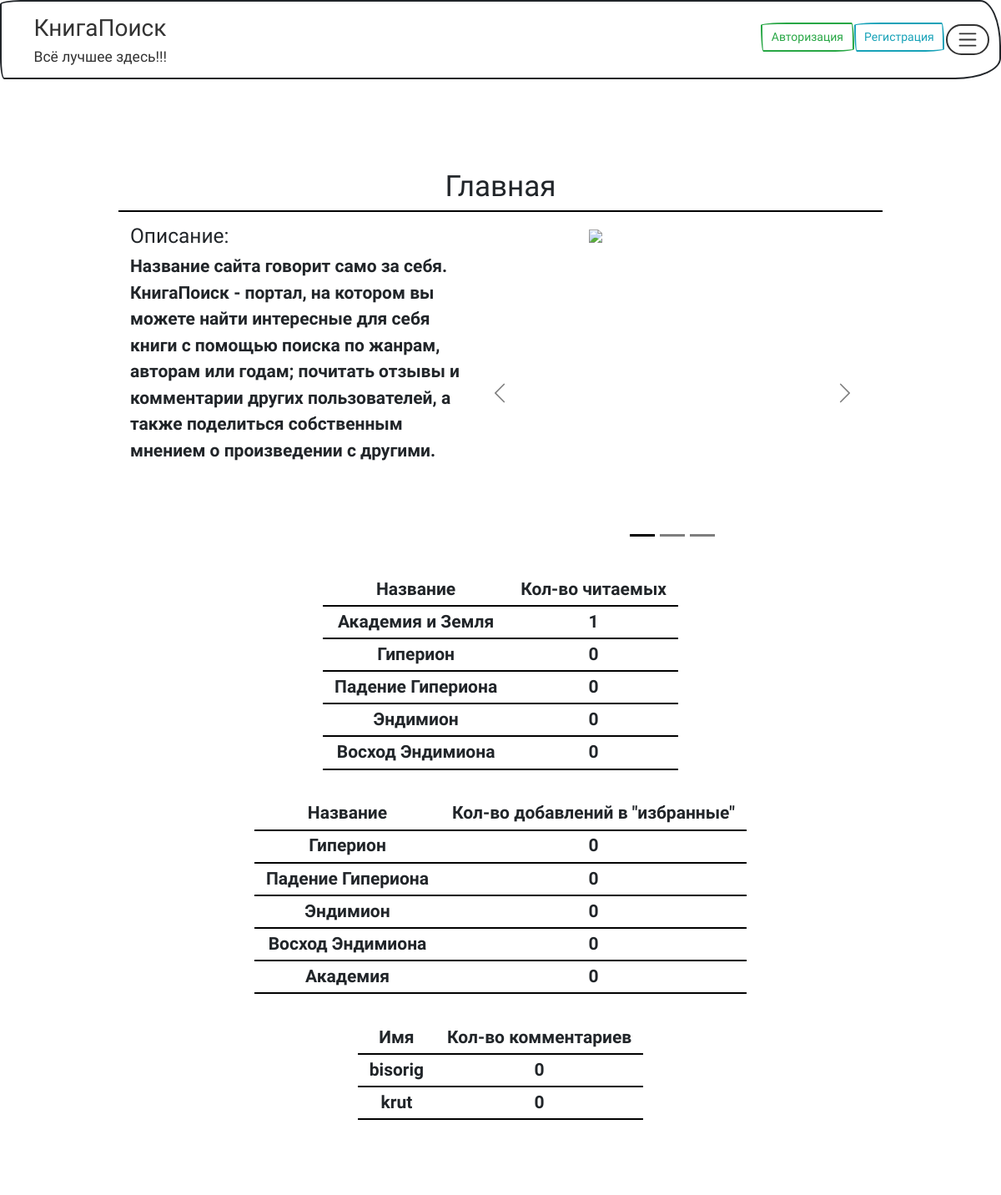
The page /index on the database as committed earlier.
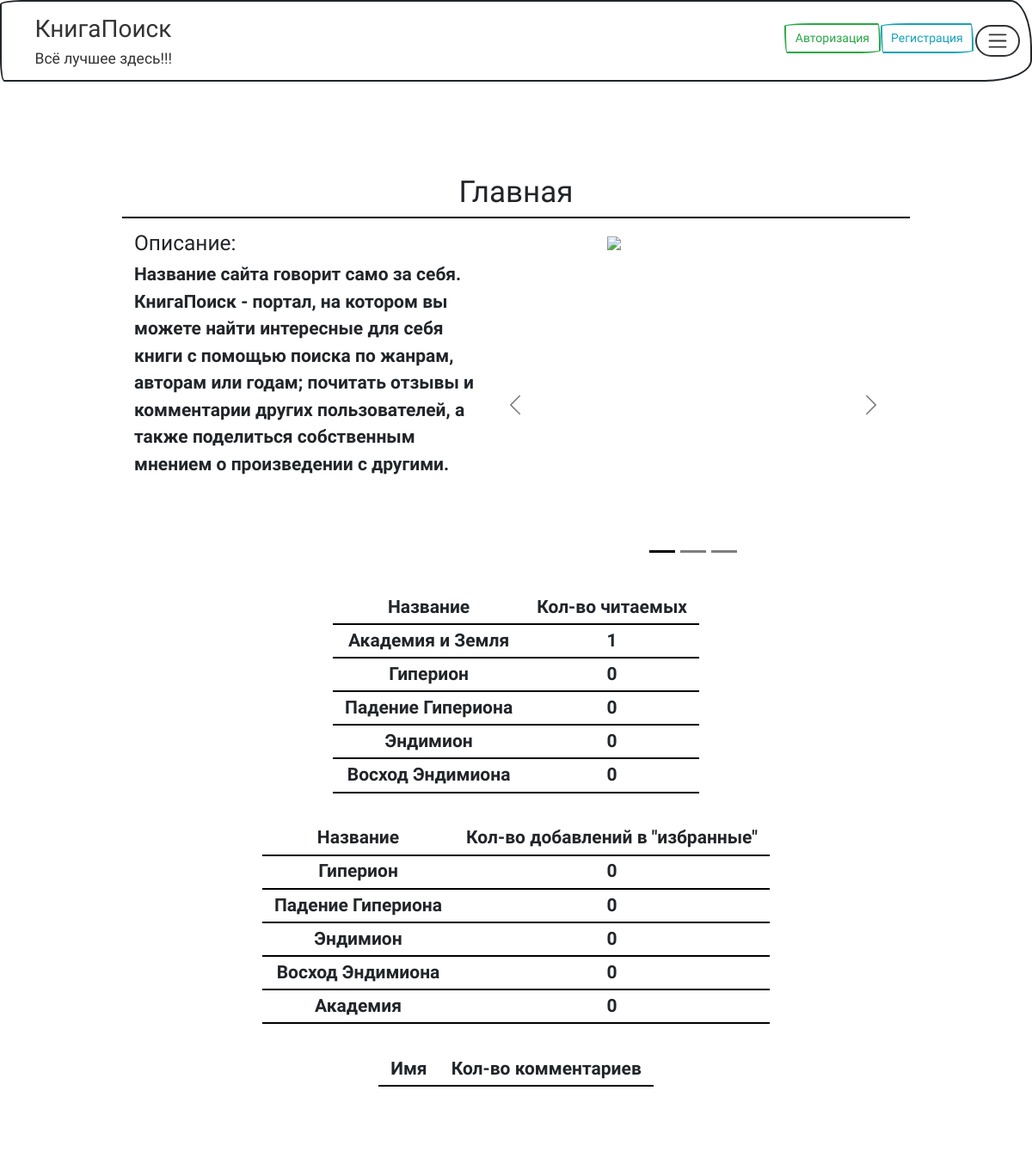
The same page on the database as committed later.
### data/books.py (models this page shows)
class Book(SqlAlchemyBase, SerializerMixin):
    __tablename__ = 'books'
    id = sqlalchemy.Column(sqlalchemy.Integer, primary_key=True, autoincrement=True)
    title = sqlalchemy.Column(sqlalchemy.String, nullable=True)
    orig_name = sqlalchemy.Column(sqlalchemy.String)
    genre_id = sqlalchemy.Column(sqlalchemy.Integer, sqlalchemy.ForeignKey('genres.id'))
    author_id = sqlalchemy.Column(sqlalchemy.Integer, sqlalchemy.ForeignKey('authors.id'))
    genre = orm.relationship('Genre')
    author = orm.relationship('Author')
    info_id = sqlalchemy.Column(sqlalchemy.Integer, sqlalchemy.ForeignKey('info.id'))
    image_id = sqlalchemy.Column(sqlalchemy.Integer, sqlalchemy.ForeignKey('images.id'))
    info = orm.relationship('Info')
    image = orm.relationship('Image')
    work_year = sqlalchemy.Column(sqlalchemy.Integer)
    work_year_of_write = sqlalchemy.Column(sqlalchemy.Integer)
    noms = sqlalchemy.Column(sqlalchemy.String)
    wins = sqlalchemy.Column(sqlalchemy.String)
    similars = sqlalchemy.Column(sqlalchemy.String)
    comments = sqlalchemy.Column(sqlalchemy.String)
    num_of_readers = sqlalchemy.Column(sqlalchemy.Integer, default=0)
    favorite = sqlalchemy.Column(sqlalchemy.Integer, default=0)

### data/users.py (models this page shows, shortened)
class User(SqlAlchemyBase, UserMixin, SerializerMixin):
    __tablename__ = 'users'
    id = sqlalchemy.Column(sqlalchemy.Integer,
                           primary_key=True, autoincrement=True)
    name = sqlalchemy.Column(sqlalchemy.String, nullable=True)
    about = sqlalchemy.Column(sqlalchemy.String, nullable=True)
    email = sqlalchemy.Column(sqlalchemy.String,
                              index=True, unique=True, nullable=True)
    books = sqlalchemy.Column(sqlalchemy.String)
    favorite_books = sqlalchemy.Column(sqlalchemy.String)
    image = sqlalchemy.Column(sqlalchemy.Boolean, default=False)
    hashed_password = sqlalchemy.Column(sqlalchemy.String, nullable=True)
    created_date = sqlalchemy.Column(sqlalchemy.DateTime,
                                     default=datetime.datetime.now)
    comments = sqlalchemy.Column(sqlalchemy.Integer, default=0)

### main.py (the view)
@app.route('/')
@app.route('/index')
def index():
    if current_user.__class__.__name__ == 'AnonymousUserMixin' or not current_user.image:
        user_image = False
    else:
        user_image = True
    session = db_session.create_session()
    books = session.query(Book).all()
    users = session.query(User).all()
    top_read_list = sorted(books, key=lambda x: x.num_of_readers, reverse=True)[:5]
    top_favorites_list = sorted(books, key=lambda x: x.favorite, reverse=True)[:5]
    top_comments_list = sorted(users, key=lambda x: x.comments, reverse=True)[:5]
    top_read = []
    top_comments = []
    top_favorites = []
    for book in top_read_list:
        top_read.append([book.image.link, book.title, book.id, book.num_of_readers])
    for book in top_favorites_list:
        top_favorites.append([book.image.link, book.title, book.id, book.favorite])
    for user in top_comments_list:
        top_comments.append([user.name, user.comments])
    session.close()
    return render_template('index.html', user_image=user_image, top_read=top_read, top_favorites=top_favorites,
                           top_comments=top_comments)

### data/db_session.py (called while the page is built)
def create_session() -> Session:
    global __factory
    return __factory()

### templates/index.html (shortened to what this page needs)
{% extends "base.html" %}
{% block content %}
    <div class="page" align="center">
        <div class="title">
            <h1>Главная</h1>
        </div>
            <div class="description">
                <div class="description-text">
                    <h3>Описание:</h3>
                    Название сайта говорит само за себя.
                    КнигаПоиск - портал, на котором вы можете
                    найти интересные для себя книги с помощью поиска по жанрам,
                    авторам или годам; почитать отзывы и комментарии других пользователей,
                    а также поделиться собственным мнением о произведении с другими.
                </div>
                <div id="carouselExampleDark" class="carousel carousel-dark slide slide-description">
                      <div class="carousel-indicators">
                        <button type="button" data-bs-target="#carouselExampleDark" data-bs-slide-to="0" class="active" aria-current="true" aria-label="Slide 1"></button>
                        <button type="button" data-bs-target="#carouselExampleDark" data-bs-slide-to="1" aria-label="Slide 2"></button>
                        <button type="button" data-bs-target="#carouselExampleDark" data-bs-slide-to="2" aria-label="Slide 3"></button>
                      </div>
                      <div class="carousel-inner">
                        <div class="carousel-item active" data-bs-interval="10000">
                            <a href="/book_page/1"><img src="https://fantlab.ru/images/editions/big/184?r=1575127844" class="d-block" width="200px"></a>
                        </div>
                      </div>
                      <button class="carousel-control-prev" type="button" data-bs-target="#carouselExampleDark" data-bs-slide="prev">
                        <span class="carousel-control-prev-icon" aria-hidden="true"></span>
                      </button>
                      <button class="carousel-control-next" type="button" data-bs-target="#carouselExampleDark" data-bs-slide="next">
                        <span class="carousel-control-next-icon" aria-hidden="true"></span>
                      </button>
                </div>
            </div>
        <div class="tops">
            <div class="top">
                <table class="table-top">
                    <tr>
                        <td>Название</td>
                        <td>Кол-во читаемых</td>
                    </tr>
                    {% for book in top_read %}
                    <tr>
                        <td>{{ book[1] }}</td>
                        <td>{{ book[3] }}</td>
                    </tr>
                    {% endfor %}
                </table>
            </div>
            <div class="top">
                <table class="table-top">
                    <tr>
                        <td>Название</td>
                        <td>Кол-во добавлений в "избранные"</td>
                    </tr>
                    {% for book in top_favorites %}
                    <tr>
                        <td>{{ book[1] }}</td>
                        <td>{{ book[3] }}</td>
                    </tr>
                    {% endfor %}
                </table>
            </div>
            <div class="top">
                <table class="table-top">
                    <tr>
                        <td>Имя</td>
                        <td>Кол-во комментариев</td>
                    </tr>
                    {% for user in top_comments %}
                    <tr>
                        <td>{{ user[0] }}</td>
                        <td>{{ user[1] }}</td>
                    </tr>
                    {% endfor %}
                </table>
            </div>
        </div>
    </div>
{% endblock %}

### templates/base.html (shortened to what this page needs)
<!doctype html>
<html lang="en">
  <head>
    <link href="https://cdn.jsdelivr.net/npm/bootstrap@5.3.0-alpha3/dist/css/bootstrap.min.css"
    rel="stylesheet"
>
    <link rel="stylesheet" href="../static/css/bootstrap.min.css">
    <link rel="stylesheet" href="../static/css/mycss.css">
  </head>
  <body>
  <div>
    <div class="div-nav">
      <nav class="navbar">
        <div class="container-fluid">
            <a href="/" class="button main"><h2 class="main-title">КнигаПоиск</h2>
            <h5>Всё лучшее здесь!!!</h5>
            </a>
          <div class="menu">
            {% if current_user.is_authenticated %}
              <ul class="nav nav-tabs" role="tablist">
                <li class="nav-item dropdown">
                  <a class="nav-link dropdown-toggle" data-bs-toggle="dropdown" href="#" role="button" aria-haspopup="true"
                     aria-expanded="false"><span class="login">{{current_user.name}}</span><img src={%block image%}{% endblock %}
                                                                                                width="50px" height="50px" style="border-radius: 50%"></a>
                  <div class="dropdown-menu" style="">
                    <a class="dropdown-item" href="/profile">Профиль</a>
                    <a class="dropdown-item" href='/logout'>Выйти</a>
                  </div>
                </li>
              </ul>
            {% else %}
              <a href="/login" class="button">
                <button type="button" class="btn btn-outline-success">
                  Авторизация
                </button>
              </a>
              <a href="/register" class="button">
                <button type="button" class="btn btn-outline-info">
                  Регистрация
                </button>
              </a>
            {% endif %}
            <button class="navbar-toggler" type="button" data-bs-toggle="collapse"
                    data-bs-target="#navbarColor03" aria-controls="navbarColor03"
                    aria-expanded="false" aria-label="Toggle navigation">
              <span class="navbar-toggler-icon"></span>
            </button>
            </div>
          </div>
      </nav>
    </div>
  </div>
  <div>1</div>
    {% block content %}{% endblock %}
  </body>
</html>

### static/css/mycss.css (style rules this page uses)
html { font-size: 14px; }
h2.main-title { margin-top: 0.6rem; font-size: 2rem; }
div.carousel { margin: 0.5rem; }
a.button { text-decoration: none; }
a.main { margin-left: 2rem; }
.navbar-toggler { max-height: 45px; }
.title { border-bottom: 0.2rem solid black; }
.menu { display: flex; }
.navbar { background-color: white; }
.div-nav { position: fixed; z-index: 1; min-width: 100%; }
.page { margin: 0 auto; width: 1000px; background-color: white; margin-top: 10rem; margin-bottom: 5rem; padding: 3rem; }
body { overflow-x: scroll; background: url("../img/5.jpg"); background-size: 100%; }
.description { text-align: left; height: 30rem; width: 100%; display: inline-block; padding: 1rem; font-size: 1.5rem; min-width: 1000px; }
.slide-description { display: inline-block; width: 50%; height: 100%; }
.description-text { float: left; width: 400px; }
.d-block { display: block; margin: 0 auto; }
.top { text-align: left; font-size: 1.5rem; display: inline-block; padding: 1rem; }
.top td { padding: 0.2rem 1rem; text-align: center; border-bottom: 2px solid black; }

Rows that differ between the two databases and show on the page:
removed User: name "bisorig", comments "0"
removed User: name "krut", comments "0"
